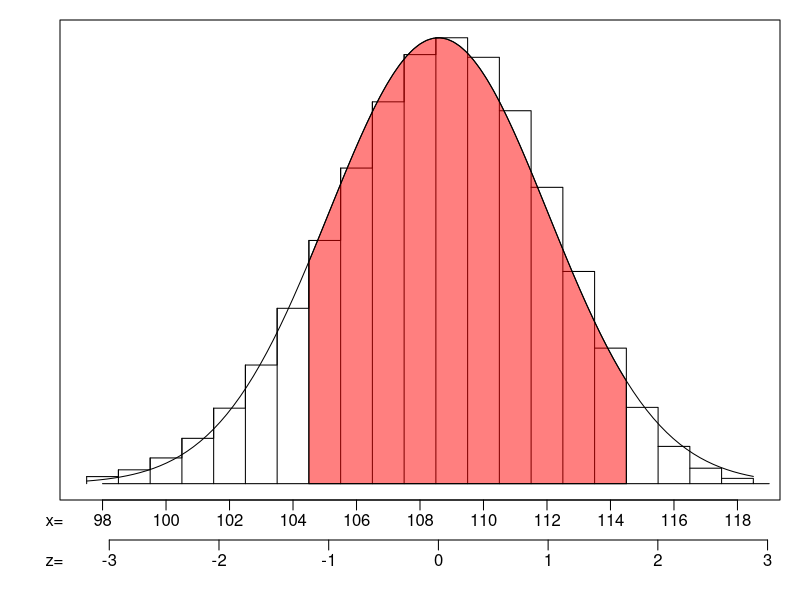

Reproduce this figure in R.
## ---- chunk 1
## DATA GENERATION
while (T)
{
    p = round(runif(1,0.04,0.96),2)
    n = sample(30:250, 1)
    mu = round(n*p,3)
    ef = n*(1-p)
    sig = round(sqrt(n*p*(1-p)),4)
    if (mu>10 & ef>10 & sig>2 & sig<7) {break}
}
while(T)
{
    zs = sort(runif(2,-2.5,2.5))
    ks = as.integer(round(mu+zs*sig,0))
    if (ks[2]-ks[1]>4) {break}
}
z1 = round((ks[1]-0.5-mu)/sig,2)
z2 = round((ks[2]+0.5-mu)/sig,2)

Pr = round(pnorm(z2),4) - round(pnorm(z1),4)
## ---- chunk 2
par(mar=c(5,3,1,1))
mu = n*p
s = sqrt(n*p*(1-p))
low = floor(mu-3*s)
high = ceiling(mu+3*s)
xs = seq(low,high,length=10000)
ys = dnorm(xs,mu,s)
yy = dbinom(low:high, n, p)
plot(low:high-0.5,yy,type="s",main=NULL,xlab=NULL,ann=FALSE, xaxt='n', ylab=NULL, yaxt='n')
lines(low:high-0.5,yy,type="h")
polygon(c(xs[xs>=ks[1]-0.5 & xs<=ks[2]+0.5], ks[2]+0.5, ks[1]-0.5),c(ys[xs>=ks[1]-0.5 & xs<=ks[2]+0.5], 0, 0), col=rgb(1,0,0,0.5))
curve(dnorm(x,mu,s),add=TRUE)
axis(side=1, line=2,at=n*p+(-3:3)*s, labels = FALSE)
mtext(c("-3","-2","-1","0","1","2","3"),side=1,line=2.5,at=n*p+(-3:3)*s)
mtext(c("z="),line=2.5,side=1,at=n*p+(-3.5)*s)
vals = seq(low,high,as.integer(sig/2+0.5))
axis(side=1, line=0, at=vals, labels = FALSE)
mtext(vals,side=1,line=0.5,at=vals)
mtext(c("x="),line=0.5,side=1,at=n*p+(-3.5)*s)
lines(c(low,high), c(0,0))
